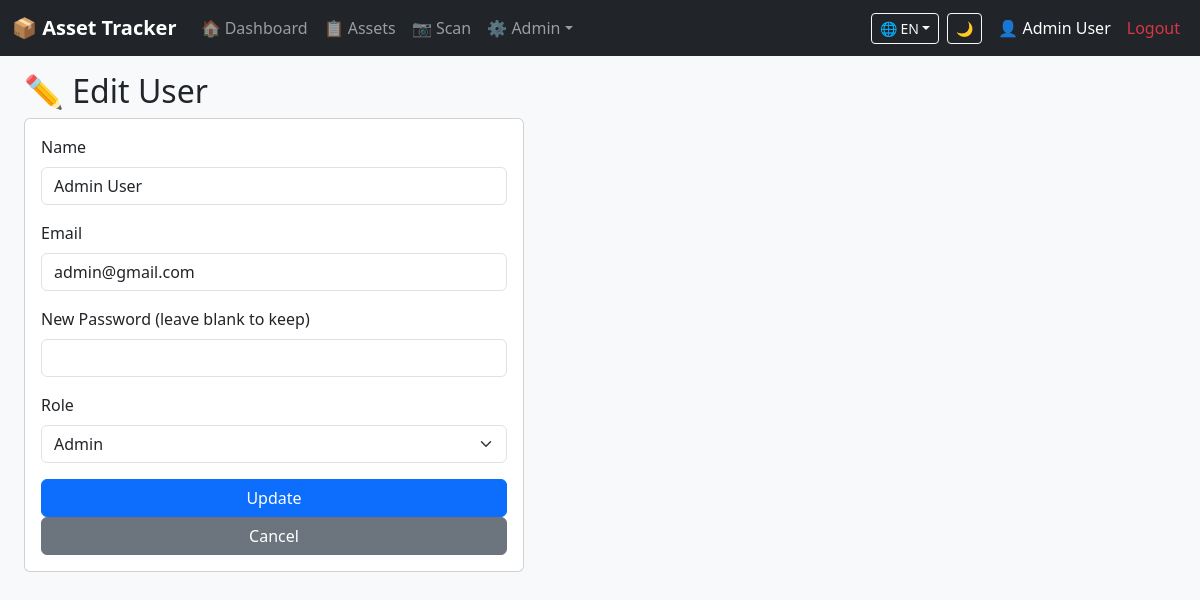
Page /users/edit.php?id=1 (signed in) on the committed database.
### tables this page shows
CREATE TABLE `users` (
  `id` int(11) NOT NULL,
  `name` varchar(100) NOT NULL,
  `email` varchar(100) NOT NULL,
  `password` varchar(255) NOT NULL,
  `role` enum('admin','staff') DEFAULT 'staff',
  `created_at` timestamp NULL DEFAULT current_timestamp(),
  `last_login` datetime DEFAULT NULL
);

### config.php (called while the page is built, shortened)
<?php
function e($s) { return htmlspecialchars($s ?? '', ENT_QUOTES, 'UTF-8'); }

### users/edit.php (the view, shortened to what this page needs)
<?php require '../header.php'; requireAdmin();
$id = (int)($_GET['id'] ?? 0);
$stmt = $pdo->prepare("SELECT * FROM users WHERE id=?"); $stmt->execute([$id]); $u = $stmt->fetch();
?>
<h2>✏️ Edit User</h2>
<form method="POST" class="card p-3" style="max-width:500px">
<div class="mb-3"><label class="form-label">Name</label><input name="name" value="<?= e($u['name']) ?>" class="form-control" required></div>
<div class="mb-3"><label class="form-label">Email</label><input name="email" type="email" value="<?= e($u['email']) ?>" class="form-control" required></div>
<div class="mb-3"><label class="form-label">New Password (leave blank to keep)</label><input name="password" type="password" class="form-control"></div>
<div class="mb-3"><label class="form-label">Role</label><select name="role" class="form-select"><option value="staff" <?= $u['role']==='staff'?'selected':'' ?>>Staff</option><option value="admin" <?= $u['role']==='admin'?'selected':'' ?>>Admin</option></select></div>
<button class="btn btn-primary">Update</button> <a href="index.php" class="btn btn-secondary">Cancel</a>
</form>
<?php require '../footer.php';

### header.php (style rules this page uses)
body { padding-bottom:50px }

### rows in the picture
users: name "Admin User", email "admin@gmail.com", role "Admin"

### other values in the picture
__('dashboard') "Dashboard"
__('assets') "Assets"
$_SESSION['lang'] "EN"
$_SESSION['user_name'] "Admin User"
__('logout') "Logout"
